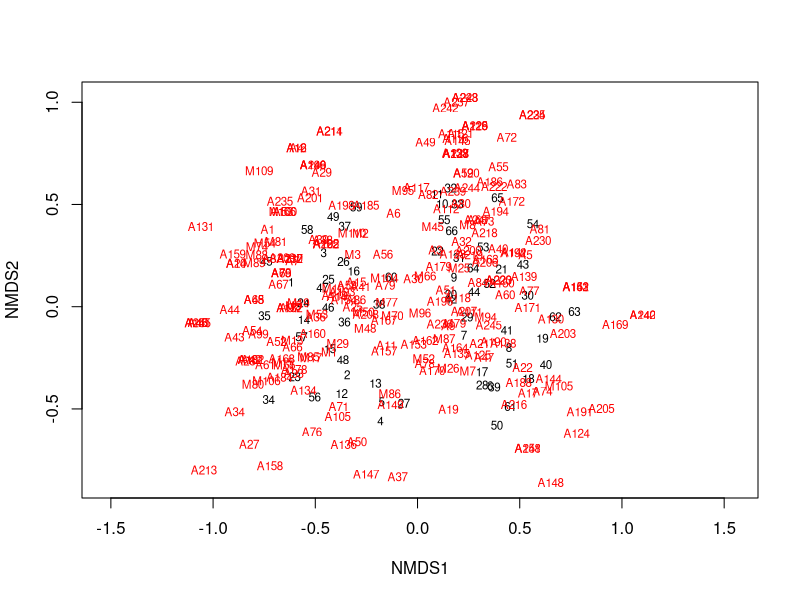
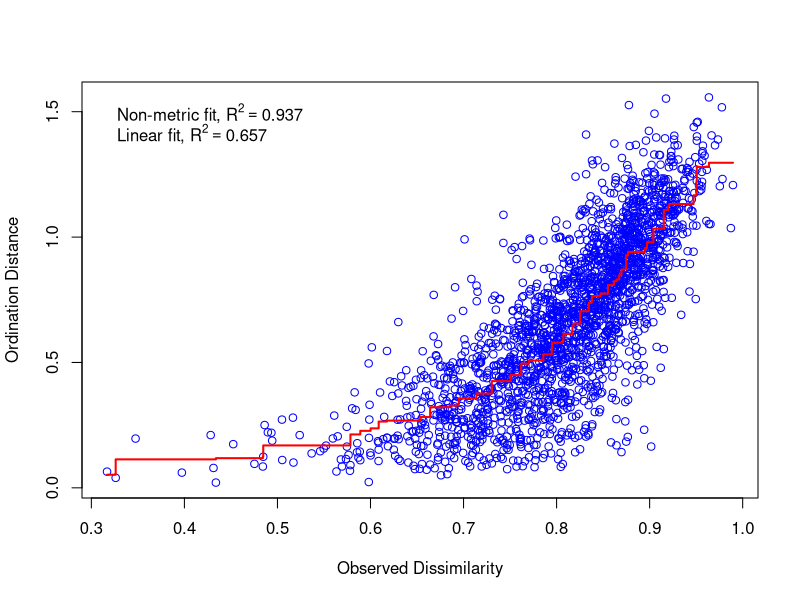
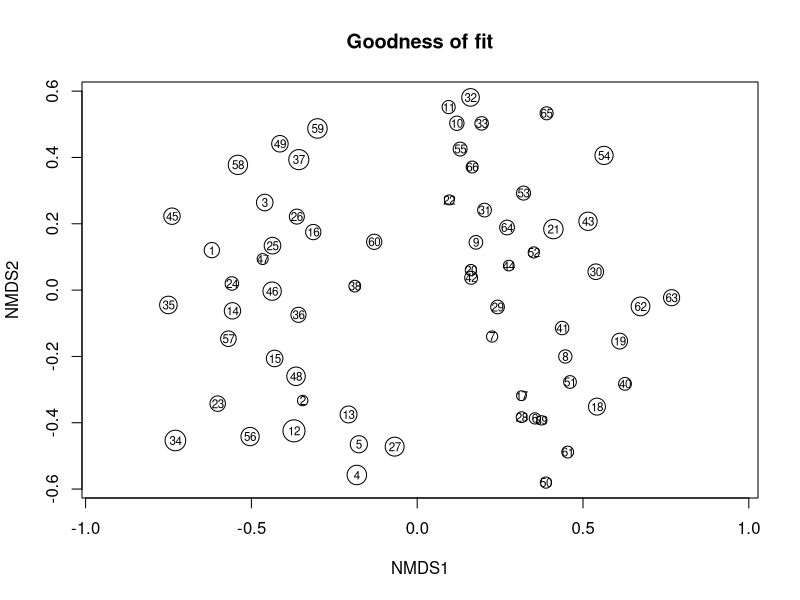
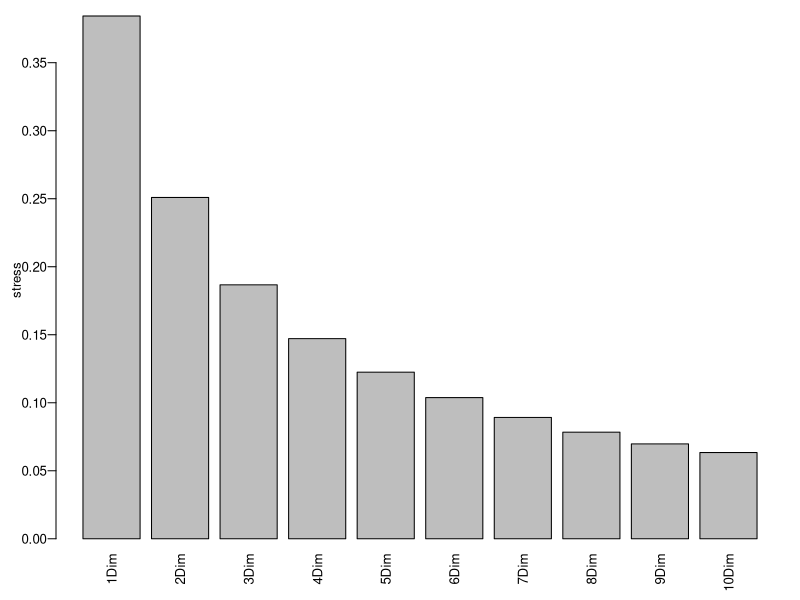

Reproduce these figures in R, in order. (Note: this script raises an error after producing the figures.)
## ---- chunk 1

libraries <- c("vegan", "ggplot2", "dplyr")
lapply(libraries, require, character.only = TRUE)

## ---- chunk 2
Moth_full  <- read.csv("data/fullmatrix.csv")
head(Moth_full)

## ---- chunk 3
moth_sp <- select(Moth_full, M1:A248)
str(moth_sp)
ncol(moth_sp)
nrow(moth_sp)

## ---- chunk 4
set.seed(1) # Con este comando, siempre comenzara del mismo lugar.

moth.mds <- metaMDS(moth_sp, distance = "bray", k = 2, trymax=100)  #using all the defaults
moth.mds

## ---- chunk 5

plot(moth.mds, type="t")

## ---- chunk 6

stressplot(moth.mds)

## ---- chunk 7
gof <- goodness(moth.mds)
gof

{plot (moth.mds, display = 'sites', type = 't', main = 'Goodness of fit') # this function draws NMDS ordination diagram with sites
points (moth.mds, display = 'sites', cex = 2*gof/mean(gof))} # and this adds the points with size reflecting goodness of fit (bigger = worse fit)

## ---- chunk 8
MDS <- cmdscale(vegdist(moth_sp, method = "bray"), k = 2, eig = T, add = T )
round(MDS$eig*100/sum(MDS$eig),1)
      
## ---- chunk 9
n = 10
stress <- vector(length = n)
for (i in 1:n) {
    stress[i] <- metaMDS(moth_sp, distance = "bray", k = i)$stress
}
names(stress) <- paste0(1:n, "Dim")
# x11(width = 10/2.54, height = 7/2.54)
par(mar = c(3.5,3.5,1,1), mgp = c(2, 0.6, 0), cex = 0.8, las = 2)
barplot(stress, ylab = "stress")

## ---- chunk 10
Habitat <- select(Moth_full, Habitat)
Site <- select(Moth_full, Site)
Period <- select(Moth_full, Period)

## ---- chunk 11

data.scores <- as.data.frame(scores(moth.mds))  #Using the scores function from vegan to extract the site scores and convert to a data.frame
data.scores

## ---- chunk 12

data.scores$Site <- unlist(Site)  #   create a column of site names
data.scores$Period <- unlist(Period)  
data.scores$Habitat <- unlist(Habitat)
head(data.scores) #look at the data
## ---- chunk 13
species.scores <- as.data.frame(scores(moth.mds, "species"))
species.scores$species <- rownames(species.scores)  # create a column of species, from the rownames of species.scores

## ---- chunk 14

p <- ggplot() + 
  geom_text(data=species.scores, aes(x=NMDS1,y=NMDS2, label = "*"),size=7, alpha=0.5) # add the species labels

p

## ---- chunk 15
p1 <- p + geom_point(data=data.scores,aes(x=NMDS1,y=NMDS2,
                                          shape=Period,colour=Habitat),size=5) + # add the point markers
        scale_color_manual(values=c("#00AFBB", "#FC4E07")) + 
        scale_shape_manual(values=c(15, 17))
p1 

## ---- chunk 16
p2 <- p1 + geom_text(data=data.scores,aes(x=NMDS1,y=NMDS2,label=""),size=6,vjust=0)  # add the site labels
p2 

## ---- chunk 17
p3 <- p1 + coord_equal() +
  theme_bw() + 
  theme(legend.title = element_text(size=12),
        axis.text.x = element_blank(),  # remove x-axis text
        axis.text.y = element_blank(), # remove y-axis text
        axis.ticks = element_blank(),  # remove axis ticks
        axis.title.x = element_text(size=16), # remove x-axis labels
        axis.title.y = element_text(size=16), # remove y-axis labels
        panel.background = element_blank(), 
        panel.grid.major = element_blank(),  #remove major-grid labels
        panel.grid.minor = element_blank(),  #remove minor-grid labels
        plot.background = element_blank()) + 
  guides(color = guide_legend(override.aes = list(shape = 16, size = 4)))
p3
